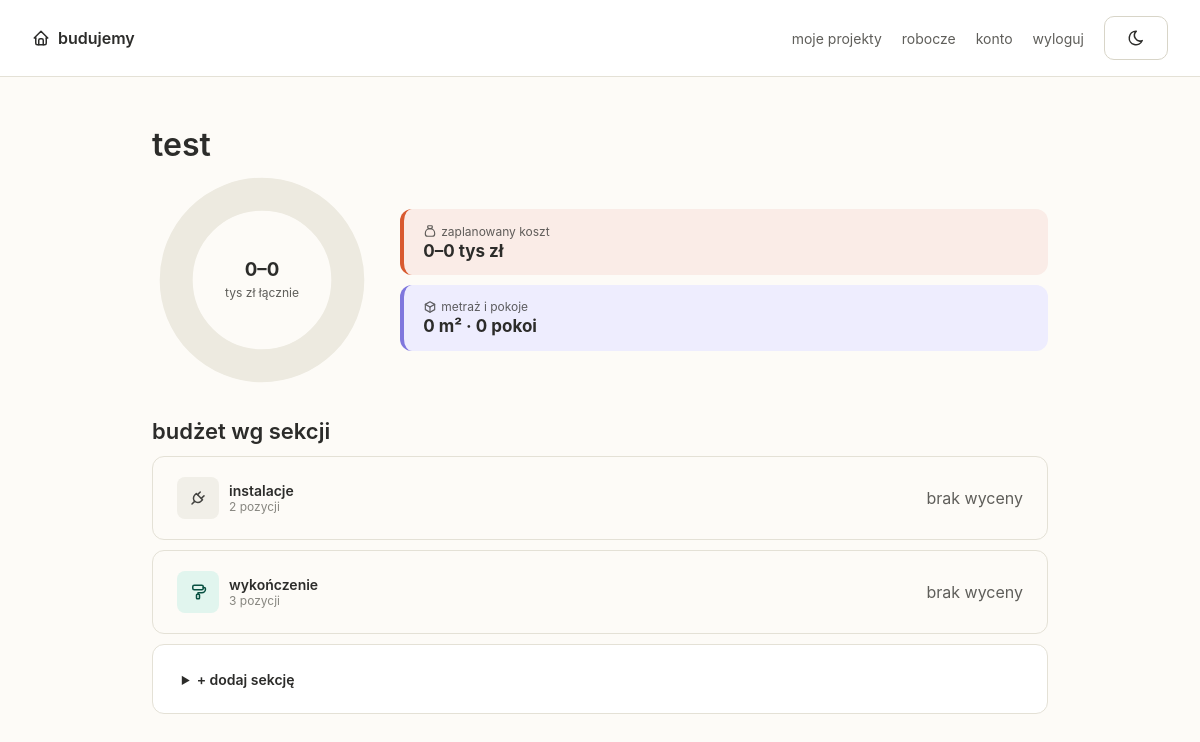
Screenshot of /house/1 (signed in) with the database file from the repository.
### app.py (models this page shows, shortened)
class House(db.Model):
    id = db.Column(db.Integer, primary_key=True)
    user_id = db.Column(db.Integer, db.ForeignKey("user.id"), nullable=False)
    name = db.Column(db.String(200), nullable=False)
    project_types = db.Column(db.String(100), default="dom")  # comma-separated: dom,mieszkanie,remont
    budget_total = db.Column(db.Float, nullable=True)
    link = db.Column(db.String(400))
    area_m2 = db.Column(db.Float)
    rooms = db.Column(db.Integer)
    segments = db.relationship("Segment", backref="house", cascade="all, delete-orphan", order_by="Segment.order")
    items = db.relationship("Item", backref="house", cascade="all, delete-orphan")
    inspiration_categories = db.relationship("InspirationCategory", backref="house", cascade="all, delete-orphan")

class Segment(db.Model):
    id = db.Column(db.Integer, primary_key=True)
    house_id = db.Column(db.Integer, db.ForeignKey("house.id"), nullable=False)
    key = db.Column(db.String(80), nullable=False)
    name = db.Column(db.String(200), nullable=False)
    icon = db.Column(db.String(50), default="folder")
    order = db.Column(db.Integer, default=0)

### app.py (the view)
@app.route("/house/<int:house_id>")
@login_required
def dashboard(house_id):
    house = get_owned_house(house_id)
    lo_total, hi_total, breakdown = house_totals(house_id)
    circumference = 2 * 3.14159265 * 78
    slices = [{"key": b["key"], "name": b["name"], "avg": (b["lo"] + b["hi"]) / 2,
               "color": b["color"], "lo": b["lo"], "hi": b["hi"],
               "url": url_for("segment_view", house_id=house_id, segment_key=b["key"])} for b in breakdown]
    remaining = None
    if house.budget_total:
        remaining = max(house.budget_total - hi_total, 0)
        if remaining > 0:
            slices.append({"key": "__remaining__", "name": "pozostały budżet", "avg": remaining,
                            "color": "var(--track)", "lo": remaining, "hi": remaining, "url": None})
    total_avg = sum(s["avg"] for s in slices) or 1
    offset = 0.0
    for s in slices:
        length = (s["avg"] / total_avg) * circumference
        s["dasharray"] = f"{length:.1f} {circumference - length:.1f}"
        s["dashoffset"] = f"-{offset:.1f}"
        offset += length
    center_label = "tys zł łącznie"
    if house.budget_total:
        center_value = f"{(remaining/1000):.0f}"
        center_label = "tys zł pozostało"
    else:
        center_value = f"{(lo_total/1000):.0f}–{(hi_total/1000):.0f}"
    return render_template("dashboard.html", house=house, lo_total=lo_total, hi_total=hi_total,
                            breakdown=breakdown, slices=slices, center_value=center_value, center_label=center_label)

### app.py (called while the page is built)
def icon(name, size=18, cls=""):
    if name and name.startswith("ti-"):
        name = name[3:]  # kompatybilnosc ze starymi rekordami sprzed przejscia na inline SVG
    name = LEGACY_ICON_ALIASES.get(name, name)  # kompatybilnosc z ikonami zmienionymi po drodze (np. brick->wall)
    paths = ICON_PATHS.get(name, "")
    class_attr = f' class="{cls}"' if cls else ""
    return Markup(
        f'<svg{class_attr} xmlns="http://www.w3.org/2000/svg" width="{size}" height="{size}" '
        f'viewBox="0 0 24 24" fill="none" stroke="currentColor" stroke-width="2" '
        f'stroke-linecap="round" stroke-linejoin="round" style="display:inline-block;vertical-align:-4px;">'
        f'{paths}</svg>'
    )

@login_manager.user_loader
def load_user(user_id):
    return db.session.get(User, int(user_id))

def get_owned_house(house_id):
    house = House.query.get_or_404(house_id)
    if house.user_id != current_user.id:
        abort(404)
    return house

def item_options(item):
    included = [v for v in item.variants if v.include_in_budget]
    if item.template == 3:
        base = [sum(v.total for v in included)] if included else []
    else:
        groups = {}
        standalone = []
        for v in included:
            if v.group_name:
                groups.setdefault(v.group_name, []).append(v.total)
            else:
                standalone.append(v.total)
        group_sums = [sum(vals) for vals in groups.values()]
        base = standalone + group_sums
    materials_sum = sum(m.price for m in item.materials if m.include_in_budget)
    if materials_sum:
        base = [b + materials_sum for b in base] if base else [materials_sum]
    return base

def segment_range(house_id, segment_key):
    items = Item.query.filter_by(house_id=house_id, segment_key=segment_key, excluded=False).all()
    lo = hi = 0
    for it in items:
        if it.is_room:
            s = sum(q.price for q in it.room_quotes if q.include_in_budget)
            s += sum(m.price for m in it.materials if m.include_in_budget)
            lo += s
            hi += s
        else:
            opts = item_options(it)
            if opts:
                lo += min(opts)
                hi += max(opts)
    return lo, hi

### templates/dashboard.html (shortened to what this page needs)
{% extends "base.html" %}
{% block content %}
<h1>{{ house.name }}</h1>
<div class="dash-header">
  <svg width="220" height="220" viewBox="0 0 200 200" class="donut-svg">
    <circle cx="100" cy="100" r="78" fill="none" stroke="var(--track)" stroke-width="30"></circle>
    <g transform="rotate(-90 100 100)">
      {% for s in slices %}
        {% if s.url %}
        <a href="{{ s.url }}">
          <circle cx="100" cy="100" r="78" fill="none" stroke="{{ s.color }}" stroke-width="30"
                  stroke-dasharray="{{ s.dasharray }}" stroke-dashoffset="{{ s.dashoffset }}" style="cursor:pointer;">
            <title>{{ s.name }}: {{ s.lo|int }}{% if s.hi != s.lo %} – {{ s.hi|int }}{% endif %} zł</title>
          </circle>
        </a>
        {% else %}
        <circle cx="100" cy="100" r="78" fill="none" stroke="{{ s.color }}" stroke-width="30"
                stroke-dasharray="{{ s.dasharray }}" stroke-dashoffset="{{ s.dashoffset }}">
          <title>{{ s.name }}: {{ s.lo|int }} zł</title>
        </circle>
        {% endif %}
      {% endfor %}
    </g>
    <text x="100" y="96" text-anchor="middle" font-size="17" font-weight="700" fill="var(--text)">{{ center_value }}</text>
    <text x="100" y="115" text-anchor="middle" font-size="11" fill="var(--text-secondary)">{{ center_label }}</text>
  </svg>
  <div class="info-blocks">
    <div class="info-block color-coral">
      <span class="info-label">{{ icon('moneybag', size=14) }} zaplanowany koszt</span>
      <span class="info-value">{{ (lo_total/1000)|round|int }}–{{ (hi_total/1000)|round|int }} tys zł</span>
    </div>
    <div class="info-block color-purple">
      <span class="info-label">{{ icon('box', size=14) }} metraż i pokoje</span>
      <span class="info-value">{{ house.area_m2|int }} m² · {{ house.rooms }} pokoi</span>
    </div>
  </div>
</div>
<h2>budżet wg sekcji</h2>
{% for b in breakdown %}
{% set is_custom = b.key not in ["stan0","surowy_otwarty","surowy_zamkniety","instalacje","wykonczenie"] %}
<div class="segment-row" style="{{ 'padding-right:0.6rem;' if is_custom else '' }}">
  <a href="{{ url_for('segment_view', house_id=house.id, segment_key=b.key) }}" style="display:flex;align-items:center;justify-content:space-between;flex:1;text-decoration:none;color:inherit;">
    <div class="seg-left">
      <div class="icon-chip" style="background:{{ b.bg }};color:{{ b.fg }};">{{ icon(b.icon) }}</div>
      <div>
        <div style="font-weight:600;font-size:14px;">{{ b.name }}</div>
        <div style="font-size:12px;color:var(--text-muted);">{{ b.item_count }} pozycji</div>
      </div>
    </div>
    <span style="font-size:13px;color:var(--text-secondary)">
      {% if b.hi > 0 %}{{ b.lo|int }} – {{ b.hi|int }} zł{% else %}brak wyceny{% endif %}
    </span>
  </a>
</div>
{% endfor %}
<details class="card">
  <summary style="cursor:pointer;font-weight:600;font-size:14px;">+ dodaj sekcję</summary>
</details>
{% endblock %}

### static/css/style.css (style rules this page uses)
:root, [data-theme="light"] { --pink:#D4537E; --pink-bg:#FBEAF0; --pink-dark:#72243E; --purple:#7F77DD; --purple-bg:#EEEDFE; --purple-dark:#3C3489; --teal:#1D9E75; --teal-bg:#E1F5EE; --teal-dark:#085041; --coral:#D85A30; --coral-bg:#FAECE7; --coral-dark:#712B13; --amber:#BA7517; --amber-bg:#FAEEDA; --amber-dark:#633806; --green:#639922; --green-bg:#EAF3DE; --green-dark:#27500A; --gray:#888780; --gray-bg:#F1EFE8; --gray-dark:#444441; --text:#2C2C2A; --text-secondary:#5F5E5A; --text-muted:#888780; --border:#E4E1D6; --border-strong:#D8D5C8; --surface:#FFFFFF; --page:#FDFBF7; --track:#EDEAE0; --radius:10px; }
* { box-sizing:border-box; }
body { margin:0;font-family:-apple-system,'Segoe UI',sans-serif;background:var(--page);color:var(--text);font-size:15px;transition:background .15s,color .15s; }
h1 { font-size:23px;font-weight:600;margin:0 0 6px; }
h2 { font-size:18px;font-weight:600;margin:1.5rem 0 12px; }
.card { background:var(--surface);border:0.5px solid var(--border);border-radius:12px;padding:1.1rem 1.25rem;margin-bottom:12px; }
.dash-header { display:flex;align-items:center;gap:1.75rem;margin-bottom:1.75rem;flex-wrap:wrap; }
.donut-svg { flex-shrink:0; }
.info-blocks { display:flex;flex-direction:column;gap:10px;flex:1;min-width:220px; }
.info-block { border-radius:12px;padding:0.9rem 1.2rem;display:flex;flex-direction:column;gap:2px;text-decoration:none;color:var(--text);border:none; }
.info-label { font-size:12px;opacity:0.75;text-transform:lowercase;display:flex;align-items:center;gap:4px; }
.info-value { font-size:17px;font-weight:700; }
.segment-row { display:flex;align-items:center;justify-content:space-between;padding:0.9rem 1.1rem;border:0.5px solid var(--border);border-radius:12px;margin-bottom:10px;text-decoration:none;color:var(--text); }
.seg-left { display:flex;align-items:center;gap:10px; }
.icon-chip { width:32px;height:32px;border-radius:8px;display:flex;align-items:center;justify-content:center; }
.color-purple { background:var(--purple-bg);border-color:var(--purple);border-left:4px solid var(--purple); }
.color-coral { background:var(--coral-bg);border-color:var(--coral);border-left:4px solid var(--coral); }
body { font-size:16px; }
h1 { font-size:25px; }
h2 { font-size:19px; }
.card { padding:1.25rem 1.4rem;font-size:15px; }
.segment-row { padding:1rem 1.3rem; }
.segment-row span { font-size:15px !important; }
.icon-chip { width:36px;height:36px; }
@media (min-width: 900px) { body { font-size:17px; } }
@media (min-width: 900px) { h1 { font-size:32px; } }
@media (min-width: 900px) { h2 { font-size:22px; } }
@media (min-width: 900px) { .card { padding:1.6rem 1.8rem;font-size:16px; } }
@media (min-width: 900px) { .segment-row { padding:1.25rem 1.5rem; } }
@media (min-width: 900px) { .segment-row span { font-size:16px !important; } }
@media (min-width: 900px) { .icon-chip { width:42px;height:42px; } }

### rows the page displays
House: name "test", area_m2 "0", rooms "0"
Segment: name "instalacje", item_count "2"
Segment: name "wykończenie", item_count "3"

### other values shown
{{ center_value }} "0–0"
{{ center_label }} "tys zł łącznie"
{{ (lo_total/1000)|round|int }} "0"
{{ (hi_total/1000)|round|int }} "0"
